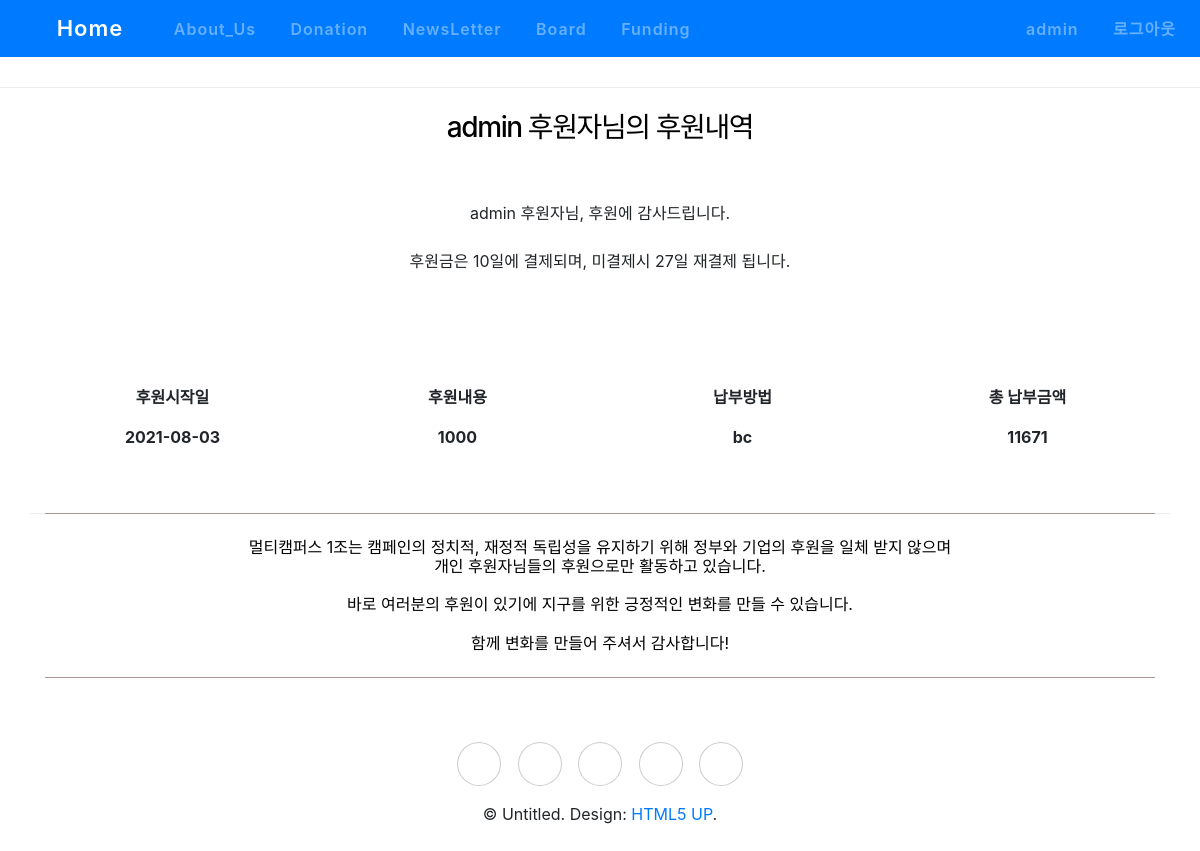
The app's page /donation/donationF/6 (signed in) with its own data.
### donation/models.py (models this page shows, shortened)
class Donation(models.Model):
    choice_card = {
        ('shinhan', '신한'),
        ('woori', '우리'),
        ('hana', '하나'),
        ('kB', '국민'),
    }
    user = models.ForeignKey(User,on_delete=models.CASCADE, blank=True, null=True )
    amount = models.IntegerField("금액",default=0)
    card = models.CharField("카드사", max_length=10, choices = choice_card)
    card_num = models.IntegerField("카드번호",default=0)
    create_dt = models.DateField('CREATE DATE', auto_now_add=True,null=True, blank=True)

### donation/views.py (the view)
# urls.py: path('donationF/<int:pk>',FinalDetailView.as_view(), name='donation_fin'),
class FinalDetailView(DetailView):
    model = Donation
    template_name = 'donation/End.html'
    def get_context_data(self, **kwargs):
        context = super().get_context_data(**kwargs)  # context['object']
        total = 0
        rows = Donation.objects.filter(user=self.request.user)
        for i in rows:
            total += i.amount
        context['total'] = total
        return context

### donation/templates/donation/End.html (shortened to what this page needs)
{% extends 'base.html' %}
{% block content %}
<head>
  <link rel="stylesheet" href="https://stackpath.bootstrapcdn.com/bootstrap/4.3.1/css/bootstrap.min.css"
>
</head>
<body>
  <div class ="text-center">
    <br>
    <h3>{{user}} 후원자님의 후원내역</h3>
    <br><br>
      {{user}} 후원자님, 후원에 감사드립니다.
      </br><br>
      후원금은 10일에 결제되며, 미결제시 27일 재결제 됩니다.
  </div>
  <br><br><br>
  <div class="container text-center">
    <div class="row">
          <div class="col-md-3 font-weight-bold">
            <p><i class="far fa-calendar-check"></i></p>
            <p>후원시작일</p>
            <p>{{object.create_dt|date:"Y-m-d"}}</p>
          </div>
          <div class="col-md-3 font-weight-bold">
            <p><i class="far fa-money-bill-alt"></i></p>
            <p>후원내용</p>
            <p>{{object.amount}}</p>
          </div>
          <div class="col-md-3 font-weight-bold">
            <p><i class="fas fa-credit-card"></i></p>
            <p>납부방법</p>
            <p>{{object.get_card_display}}</p>
          </div>
          <div class="col-md-3 font-weight-bold">
            <p><i class="fas fa-credit-card"></i></p>
            <p>총 납부금액</p>
            <p>{{total}}</p>
          </div>
        </div>
      </div>
    </div>
  </div>
  <br><br>
  <div class="container">
    <p class="c1">
      멀티캠퍼스 1조는 캠페인의 정치적, 재정적 독립성을 유지하기 위해 정부와 기업의 후원을 일체 받지 않으며<br>
      개인 후원자님들의 후원으로만 활동하고 있습니다.<br><br>
      바로 여러분의 후원이 있기에 지구를 위한 긍정적인
      변화를 만들 수 있습니다. <br><br>
      함께 변화를 만들어 주셔서 감사합니다!
    </p>
  </div>
</body>
</html>
{% endblock%}

### templates/menu.html (shortened to what this page needs)
<nav class="navbar navbar-expand-md bg-primary navbar-dark sticky-top">
    <div class="nav-link" style=" cursor:pointer; letter-spacing:1px; font-weight:600;line-height:25px;font-size:22px;"
            onclick="location.href='{% url 'home' %}'">
        <i class="fas fa-globe-americas"></i> Home</div>
    <div class="collapse navbar-collapse" id="collapsibleNavbar">
        <ul class="navbar-nav">
         <li class="nav-item">
                <div class="nav-link" style="padding-right:0px; opacity:0.8; cursor:pointer; letter-spacing:1px; font-weight:600"
                        onclick="location.href='{% url 'donation:intro' %}'">
                    <i class="fas fa-users"></i> About_Us</div>
            </li>
            {% if user.is_active %}
                <li class="nav-item">
                    <div class="nav-link" style="padding-right:0px;opacity:0.8; cursor:pointer; letter-spacing:1px; font-weight:600"
                        onclick="location.href='{% url 'donation:donation_check' %}'">
                    <i class="fas fa-newspaper"></i> Donation</div>
                </li>
            {% else %}
                <li class="nav-item">
                    <div class="nav-link" style="padding-right:0px;opacity:0.8; cursor:pointer; letter-spacing:1px; font-weight:600"
                        onclick="location.href='{% url 'login' %}'">
                    <i class="fas fa-newspaper"></i> Donation</div>
                </li>
            {% endif %}
            <li class="nav-item">
                <div class="nav-link" style="padding-right:0px;opacity:0.8; cursor:pointer; letter-spacing:1px; font-weight:600"
                    onclick="location.href='{% url 'donation:newsletter' %}'">
                    <i class="fas fa-newspaper"></i> NewsLetter</div>
            </li>
            <li class="nav-item">
                <div class="nav-link" style="padding-right:0px;opacity:0.8; cursor:pointer; letter-spacing:1px; font-weight:600"
                    onclick="location.href='{% url 'board:list' %}'">
                    <i class="fas fa-clipboard-list"></i> Board</div>
            <li class="nav-item">
                <div class="nav-link" style="opacity:0.8; cursor:pointer; letter-spacing:1px; font-weight:600" onclick="location.href='{% url 'funding:funding' %}'">
                    <i class="fas fa-clipboard-list"></i> Funding</div>
            </li>
        </ul>
        <ul class="navbar-nav ml-auto">
            {% if user.is_active %}
            <li class="nav-item d-none d-sm-inline-block">
                <div class="nav-link" style="padding-right:0px;opacity:0.8; cursor:pointer; letter-spacing:1px; font-weight:600"
                    onclick="location.href='{% url 'password_change' %}'">
                    <i class="fas fa-user"></i> {{user.username}}</a>
            </li>
            <li class="nav-item d-none d-sm-inline-block">
                <div class="nav-link" style="opacity:0.8; cursor:pointer; letter-spacing:1px; font-weight:600"
                    onclick="location.href='{% url 'logout' %}'">
                    <i class="fas fa-sign-out-alt"></i> 로그아웃</a>
            </li>
            {% endif %}
        </ul>
    </div>
</nav>

### donation/templates/donation/End.html (style rules this page uses)
p.c1 { display: block; margin: 0; width: 100%; line-height: 120%; padding: 24px 0; border-color: #aa9696; border-width: 1px 0; border-style: solid; color: #000000; text-align: center; }

### records on screen
Donation: create_dt "2021-08-03", amount "1000", card "bc"

### other values on screen
{{ user.username }} "admin"
{{ user }} "admin"
{{ total }} "11671"
